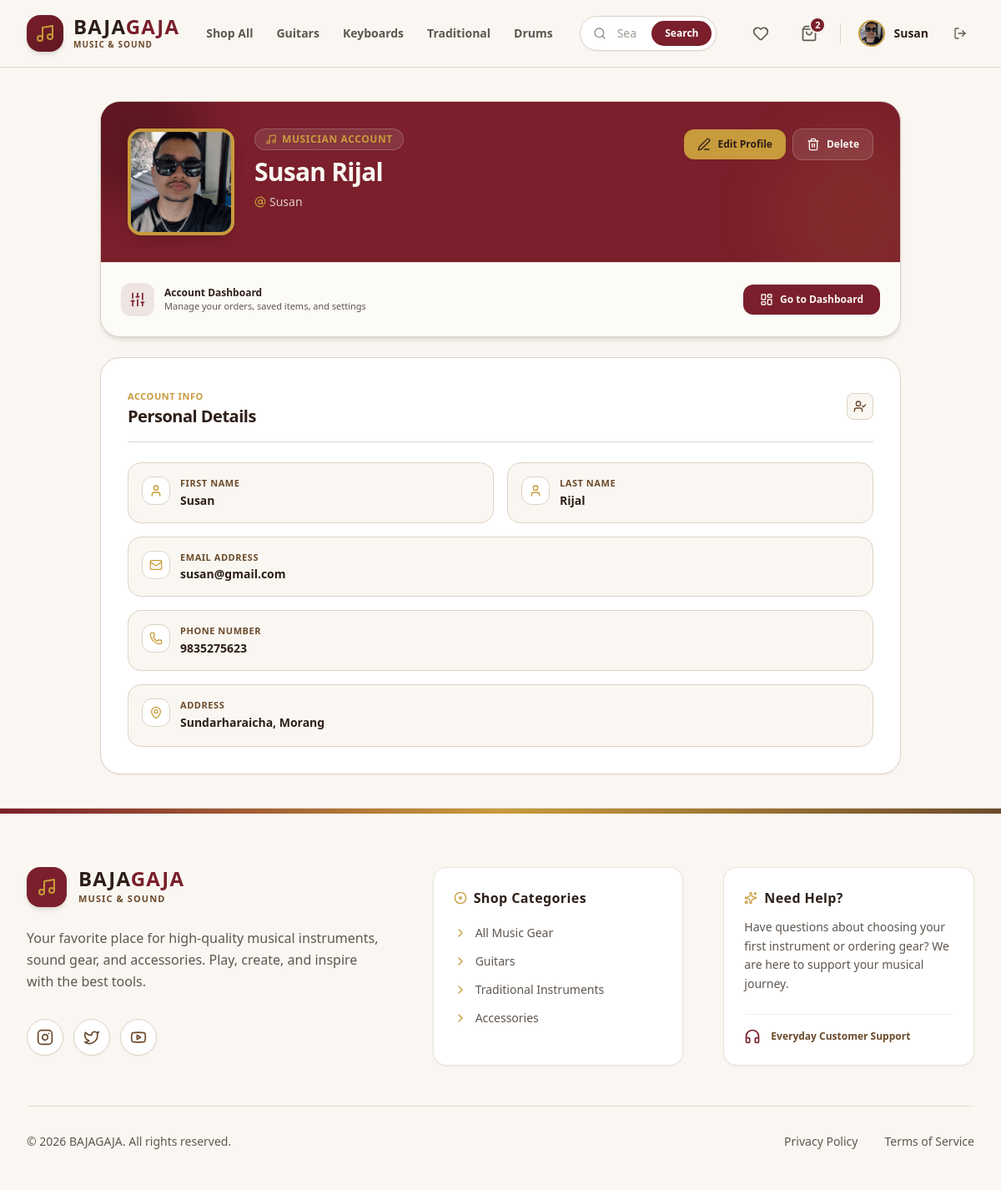
/profile/ (signed in), run on the app's committed database.
### bg_app/models.py (models this page shows, shortened)
class User(AbstractUser):
    phone = models.CharField(max_length=20, blank=True)
    address = models.TextField(blank=True)
    profile_picture = models.ImageField(upload_to='images/user/', blank=True, null=True)

class Cart(models.Model):
    customer = models.OneToOneField(User, on_delete=models.CASCADE, related_name='cart')

### bg_app/views/profile_view.py (the view)
# urls.py: path('profile/', profile_view, name='profile'),
@login_required
def profile_view(request):
    return render(request, 'main/profile_page.html')

### bg_app/templates/main/profile_page.html (shortened to what this page needs)
<!DOCTYPE html>
<html lang="en">
<head>
    {% load static %}
    <link href="{% static 'css/styles.css' %}" rel="stylesheet" />
</head>
<body class="bg-[#FAF7F2] font-sans min-h-screen flex flex-col text-[#5F564F] antialiased">
    {% include 'components/_navbar.html' %}
    <main class="flex-grow py-10 px-4 sm:px-6 lg:px-8 max-w-5xl mx-auto w-full">
        <div class="space-y-6">
            <div class="bg-[#FFFFFF] border border-[#DDD2C5] rounded-3xl shadow-md overflow-hidden">
                <div class="bg-[#7A1F2B] p-6 sm:p-8 text-[#FAF7F2] relative overflow-hidden">
                    <div class="absolute -right-10 -bottom-10 w-48 h-48 bg-[#C89B3C]/10 rounded-full blur-2xl pointer-events-none"></div>
                    <div class="relative z-10 flex flex-col sm:flex-row items-center sm:items-start gap-6">
                        <div class="relative w-28 h-28 sm:w-32 sm:h-32 rounded-2xl bg-[#FAF7F2] border-4 border-[#C89B3C] shadow-lg overflow-hidden flex items-center justify-center text-[#7A1F2B] shrink-0">
                            {% if user.profile_picture %}
                                <img src="{{ user.profile_picture.url }}" alt="{{ user.username }}" class="w-full h-full object-cover">
                            {% else %}
                                <i data-lucide="user" class="w-14 h-14 text-[#7A1F2B]/60"></i>
                            {% endif %}
                        </div>
                        <div class="space-y-2 text-center sm:text-left flex-grow">
                            <div class="inline-flex items-center gap-1.5 px-3 py-1 rounded-full bg-[#FAF7F2]/10 border border-[#FAF7F2]/20 text-[#C89B3C] text-xs font-bold uppercase tracking-wider">
                                <i data-lucide="music" class="w-3.5 h-3.5"></i>
                                <span>
                                    {% if user.is_staff %} Administrator {% else %} Musician Account {% endif %}
                                </span>
                            </div>
                            <h1 class="text-2xl sm:text-3xl font-black text-[#FAF7F2] tracking-tight">
                                {% if user.first_name or user.last_name %}
                                    {{ user.first_name }} {{ user.last_name }}
                                {% else %}
                                    {{ user.username|default:"Anonymous User" }}
                                {% endif %}
                            </h1>
                            <p class="text-xs sm:text-sm text-[#FAF7F2]/80 font-medium flex items-center justify-center sm:justify-start gap-1">
                                <i data-lucide="at-sign" class="w-3.5 h-3.5 text-[#C89B3C]"></i>
                                <span>{{ user.username|default:"musician" }}</span>
                            </p>
                        </div>
                        <div class="flex flex-wrap items-center justify-center sm:justify-end gap-2 w-full sm:w-auto pt-2 sm:pt-0">
                            <a href="/profile/edit/" class="px-4 py-2.5 bg-[#C89B3C] hover:bg-[#C89B3C]/90 text-[#2D1F18] font-bold rounded-xl transition-all text-xs flex items-center gap-2 shadow-sm">
                                <i data-lucide="edit-3" class="w-4 h-4"></i>
                                <span>Edit Profile</span>
                            </a>
                            {% if not user.is_staff %}
                                <a href="/profile/delete/{{ user.id }}/" class="px-4 py-2.5 bg-[#FAF7F2]/10 hover:bg-[#B4473A] text-[#FAF7F2] font-bold rounded-xl transition-all text-xs flex items-center gap-2 border border-[#FAF7F2]/20">
                                    <i data-lucide="trash-2" class="w-4 h-4"></i>
                                    <span>Delete</span>
                                </a>
                            {% endif %}
                        </div>
                    </div>
                </div>
                <div class="p-4 sm:p-6 bg-[#FAF7F2]/50 border-t border-[#DDD2C5]/60 flex flex-col sm:flex-row items-center justify-between gap-4">
                    <div class="flex items-center gap-3">
                        <div class="w-10 h-10 rounded-xl bg-[#7A1F2B]/10 flex items-center justify-center text-[#7A1F2B] shrink-0">
                            <i data-lucide="sliders" class="w-5 h-5"></i>
                        </div>
                        <div>
                            <h3 class="text-xs font-bold text-[#2D1F18]">Account Dashboard</h3>
                            <p class="text-[11px] text-[#5F564F]">Manage your orders, saved items, and settings</p>
                        </div>
                    </div>
                    {% if user.is_staff %}
                        <a href="/dashboard/admin/" class="w-full sm:w-auto px-5 py-2.5 bg-[#7A1F2B] hover:bg-[#5E1721] text-[#FAF7F2] font-bold rounded-xl transition-all text-xs flex items-center justify-center gap-2 shadow-sm">
                            <i data-lucide="layout-dashboard" class="w-4 h-4"></i>
                            <span>Go to Admin Dashboard</span>
                        </a>
                    {% else %}
                        <a href="/dashboard/" class="w-full sm:w-auto px-5 py-2.5 bg-[#7A1F2B] hover:bg-[#5E1721] text-[#FAF7F2] font-bold rounded-xl transition-all text-xs flex items-center justify-center gap-2 shadow-sm">
                            <i data-lucide="layout-dashboard" class="w-4 h-4"></i>
                            <span>Go to Dashboard</span>
                        </a>
                    {% endif %}
                </div>
            </div>
            <div class="bg-[#FFFFFF] border border-[#DDD2C5] rounded-3xl p-6 sm:p-8 shadow-sm space-y-6">
                <div class="border-b border-[#DDD2C5] pb-4 flex items-center justify-between">
                    <div>
                        <span class="text-[11px] font-bold uppercase tracking-wider text-[#C89B3C]">Account Info</span>
                        <h2 class="text-xl font-black text-[#2D1F18] tracking-tight">Personal Details</h2>
                    </div>
                    <div class="w-8 h-8 rounded-lg bg-[#FAF7F2] border border-[#DDD2C5] flex items-center justify-center text-[#6B4A2B]">
                        <i data-lucide="user-check" class="w-4 h-4"></i>
                    </div>
                </div>
                <div class="grid grid-cols-1 sm:grid-cols-2 gap-4">
                    <div class="bg-[#FAF7F2] border border-[#DDD2C5] p-4 rounded-2xl flex items-start gap-3">
                        <div class="p-2 rounded-xl bg-[#FFFFFF] border border-[#DDD2C5] text-[#C89B3C] shrink-0">
                            <i data-lucide="user" class="w-4 h-4"></i>
                        </div>
                        <div>
                            <span class="text-[11px] font-bold uppercase tracking-wider text-[#6B4A2B] block">First Name</span>
                            <p class="text-sm font-semibold text-[#2D1F18] mt-0.5">{{ user.first_name|default:"—" }}</p>
                        </div>
                    </div>
                    <div class="bg-[#FAF7F2] border border-[#DDD2C5] p-4 rounded-2xl flex items-start gap-3">
                        <div class="p-2 rounded-xl bg-[#FFFFFF] border border-[#DDD2C5] text-[#C89B3C] shrink-0">
                            <i data-lucide="user" class="w-4 h-4"></i>
                        </div>
                        <div>
                            <span class="text-[11px] font-bold uppercase tracking-wider text-[#6B4A2B] block">Last Name</span>
                            <p class="text-sm font-semibold text-[#2D1F18] mt-0.5">{{ user.last_name|default:"—" }}</p>
                        </div>
                    </div>
                    <div class="sm:col-span-2 bg-[#FAF7F2] border border-[#DDD2C5] p-4 rounded-2xl flex items-start gap-3">
                        <div class="p-2 rounded-xl bg-[#FFFFFF] border border-[#DDD2C5] text-[#C89B3C] shrink-0">
                            <i data-lucide="mail" class="w-4 h-4"></i>
                        </div>
                        <div class="truncate">
                            <span class="text-[11px] font-bold uppercase tracking-wider text-[#6B4A2B] block">Email Address</span>
                            <p class="text-sm font-semibold text-[#2D1F18] mt-0.5 truncate">{{ user.email|default:"user@bajagaja.com" }}</p>
                        </div>
                    </div>
                    <div class="sm:col-span-2 bg-[#FAF7F2] border border-[#DDD2C5] p-4 rounded-2xl flex items-start gap-3">
                        <div class="p-2 rounded-xl bg-[#FFFFFF] border border-[#DDD2C5] text-[#C89B3C] shrink-0">
                            <i data-lucide="phone" class="w-4 h-4"></i>
                        </div>
                        <div>
                            <span class="text-[11px] font-bold uppercase tracking-wider text-[#6B4A2B] block">Phone Number</span>
                            <p class="text-sm font-semibold text-[#2D1F18] mt-0.5">{{ user.phone|default:"Not provided" }}</p>
                        </div>
                    </div>
                    <div class="sm:col-span-2 bg-[#FAF7F2] border border-[#DDD2C5] p-4 rounded-2xl flex items-start gap-3">
                        <div class="p-2 rounded-xl bg-[#FFFFFF] border border-[#DDD2C5] text-[#C89B3C] shrink-0">
                            <i data-lucide="map-pin" class="w-4 h-4"></i>
                        </div>
                        <div>
                            <span class="text-[11px] font-bold uppercase tracking-wider text-[#6B4A2B] block">Address</span>
                            <p class="text-sm font-semibold text-[#2D1F18] mt-0.5 whitespace-pre-line leading-relaxed">{{ user.address|default:"Not provided" }}</p>
                        </div>
                    </div>
                </div>
            </div>
        </div>
    </main>
    {% include 'components/_footer.html' %}
</body>
</html>

### bg_app/templates/components/_navbar.html (shortened to what this page needs)
<header class="sticky top-0 z-50 bg-[#FAF7F2]/95 backdrop-blur-lg border-b border-[#DDD2C5] font-sans">
  <div class="max-w-7xl mx-auto px-4 sm:px-6 lg:px-8">
    <div class="flex items-center justify-between h-20 gap-4 lg:gap-8">
      <div class="flex items-center gap-8">
        <a href="/" class="flex items-center gap-3 group shrink-0">
          <div class="w-11 h-11 rounded-2xl bg-gradient-to-br from-[#7A1F2B] to-[#5E1721] text-[#FFFFFF] flex items-center justify-center shadow-md group-hover:scale-105 transition-all duration-300">
            <i data-lucide="music" class="w-6 h-6 text-[#C89B3C]"></i>
          </div>
          <div class="flex flex-col">
            <span class="text-2xl font-black tracking-wider text-[#2D1F18] leading-none">BAJA<span class="text-[#7A1F2B]">GAJA</span></span>
            <span class="text-[10px] font-bold text-[#6B4A2B] tracking-widest uppercase mt-0.5">Music & Sound</span>
          </div>
        </a>
        <nav class="hidden md:flex items-center gap-7 text-sm font-semibold text-[#5F564F]">
          <a href="/products/" class="hover:text-[#7A1F2B] transition-all py-1 relative after:absolute after:bottom-0 after:left-0 after:w-0 after:h-0.5 after:bg-[#7A1F2B] hover:after:w-full after:transition-all">Shop All</a>
          <a href="/products/?category=guitars" class="hover:text-[#7A1F2B] transition-all py-1 relative after:absolute after:bottom-0 after:left-0 after:w-0 after:h-0.5 after:bg-[#7A1F2B] hover:after:w-full after:transition-all">Guitars</a>
          <a href="/products/?category=keyboards" class="hover:text-[#7A1F2B] transition-all py-1 relative after:absolute after:bottom-0 after:left-0 after:w-0 after:h-0.5 after:bg-[#7A1F2B] hover:after:w-full after:transition-all">Keyboards</a>
          <a href="/products/?category=traditional" class="hover:text-[#7A1F2B] transition-all py-1 relative after:absolute after:bottom-0 after:left-0 after:w-0 after:h-0.5 after:bg-[#7A1F2B] hover:after:w-full after:transition-all">Traditional</a>
          <a href="/products/?category=drums" class="hover:text-[#7A1F2B] transition-all py-1 relative after:absolute after:bottom-0 after:left-0 after:w-0 after:h-0.5 after:bg-[#7A1F2B] hover:after:w-full after:transition-all">Drums</a>
        </nav>
      </div>
      <div class="flex-1 max-w-md hidden sm:block">
        <form action="/products/" method="GET" class="relative group">
          <input type="text" name="search" value="{{ request.GET.search }}" placeholder="Search instruments, gear..."
            class="w-full bg-[#FFFFFF] border border-[#DDD2C5] rounded-full pl-11 pr-24 py-2.5 text-sm text-[#2D1F18] placeholder-[#5F564F]/60 focus:outline-none focus:border-[#7A1F2B] focus:ring-2 focus:ring-[#7A1F2B]/20 shadow-sm transition-all">
          <div class="absolute inset-y-0 left-0 pl-4 flex items-center pointer-events-none text-[#5F564F]/70 group-focus-within:text-[#7A1F2B]">
          </div>
          <button type="submit" class="absolute inset-y-1.5 right-1.5 px-4 bg-[#7A1F2B] hover:bg-[#5E1721] text-[#FFFFFF] text-xs font-semibold rounded-full flex items-center justify-center transition-all shadow-sm">
            Search
          </button>
        </form>
      </div>
      <div class="flex items-center gap-3 sm:gap-4">
        {% if user.is_authenticated and not user.is_staff %}
          <a href="/wishlist/" class="p-2.5 text-[#5F564F] hover:text-[#7A1F2B] hover:bg-[#FFFFFF] rounded-full border border-transparent hover:border-[#DDD2C5] transition-all relative shadow-none hover:shadow-sm" title="Wishlist">
            <i data-lucide="heart" class="w-5 h-5"></i>
          </a>
          <a href="/cart/" class="p-2.5 text-[#5F564F] hover:text-[#7A1F2B] hover:bg-[#FFFFFF] rounded-full border border-transparent hover:border-[#DDD2C5] transition-all relative shadow-none hover:shadow-sm" title="Shopping Cart">
            <i data-lucide="shopping-bag" class="w-5 h-5"></i>
            {% if user.is_authenticated and user.cart.items.exists %}
              <span class="absolute top-0 right-0 w-5 h-5 bg-[#7A1F2B] text-[#FFFFFF] text-[11px] font-bold rounded-full flex items-center justify-center border-2 border-[#FAF7F2] shadow-sm">
                {{ user.cart.items.count }}
              </span>
            {% endif %}
          </a>
        {% endif %}
        {% if user.is_authenticated %}
          <div class="flex items-center gap-2">
            <a href="/profile/" class="flex items-center gap-2.5 group p-1 pr-3 rounded-full hover:bg-[#FFFFFF] transition-all border border-transparent hover:border-[#DDD2C5]">
              {% if user.profile_picture %}
                <img src="{{ user.profile_picture.url }}" alt="Profile" class="w-8 h-8 rounded-full object-cover border-2 border-[#C89B3C]">
              {% else %}
                <div class="w-8 h-8 rounded-full bg-[#FAF7F2] border-2 border-[#C89B3C] flex items-center justify-center text-[#7A1F2B]">
                  <i data-lucide="user" class="w-4 h-4"></i>
                </div>
              {% endif %}
              <span class="text-sm font-semibold hidden lg:block text-[#2D1F18] group-hover:text-[#7A1F2B] transition-colors">{{ user.username }}</span>
            </a>
            <form action="/logout/" method="POST" class="inline">
              <button type="submit" class="p-2 text-[#5F564F] hover:text-[#B4473A] hover:bg-[#FFFFFF] rounded-full border border-transparent hover:border-[#DDD2C5] transition-colors" title="Log Out">
                <i data-lucide="log-out" class="w-4 h-4"></i>
              </button>
            </form>
          </div>
        {% endif %}
      </div>
    </div>
  </div>
</header>

### data on the page
User: cart.items.count "2", profile_picture (picture), username "Susan", first_name "Susan", last_name "Rijal", email "susan@gmail.com", phone "9835275623", address "Sundarharaicha, Morang"
